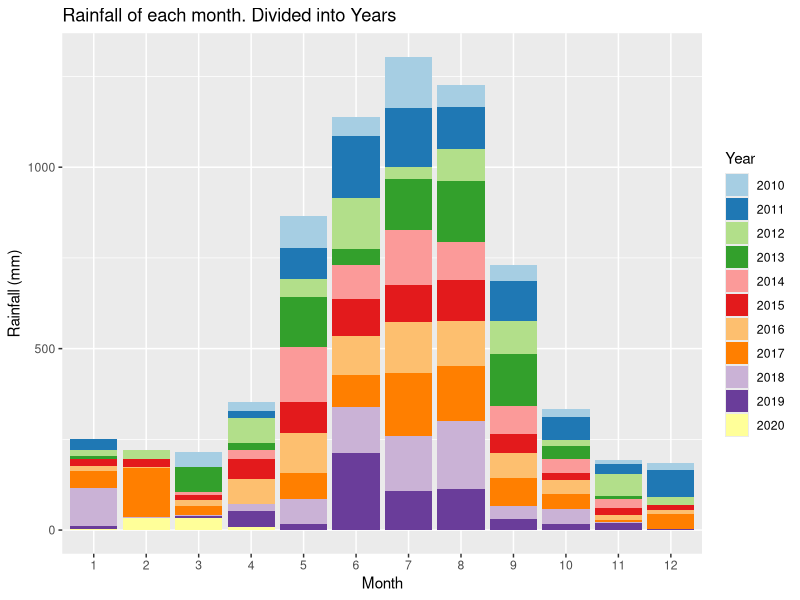
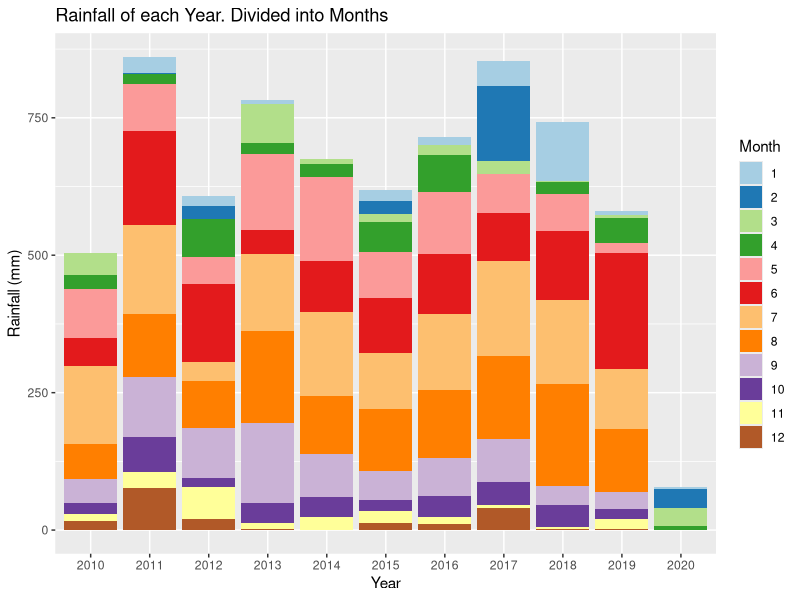
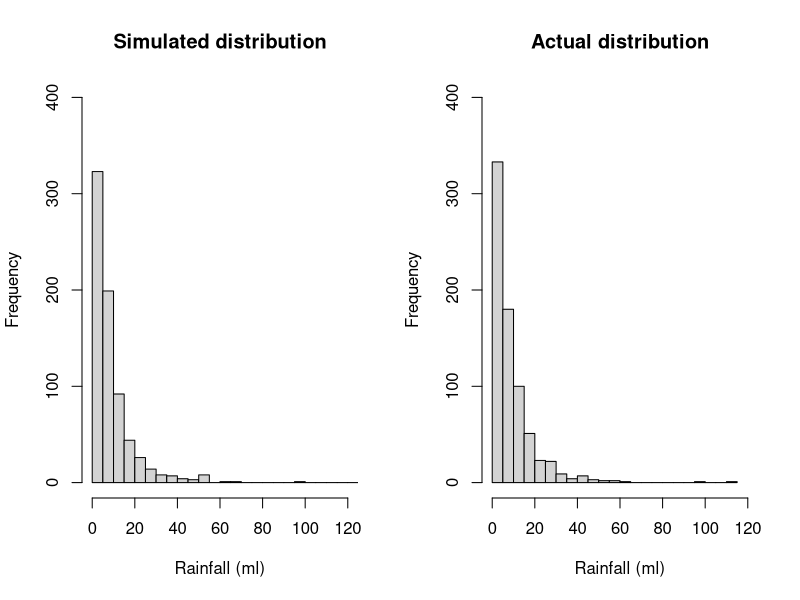
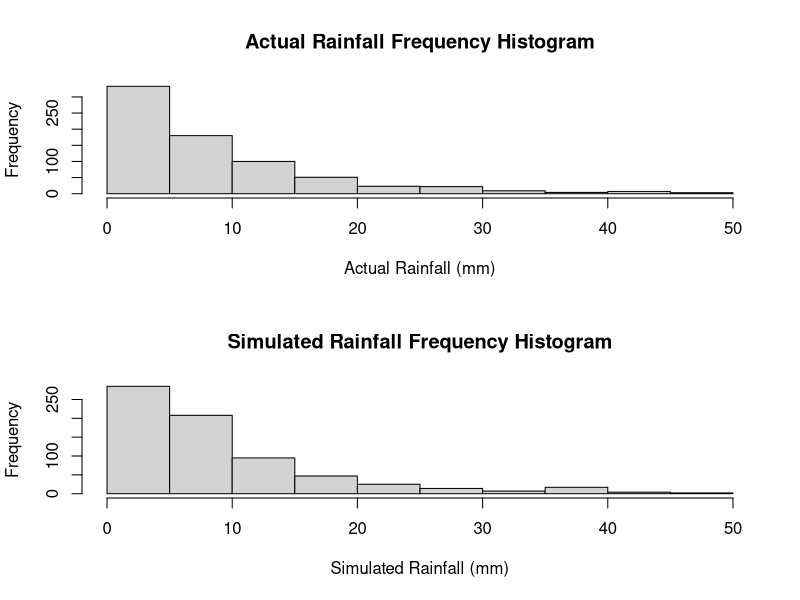
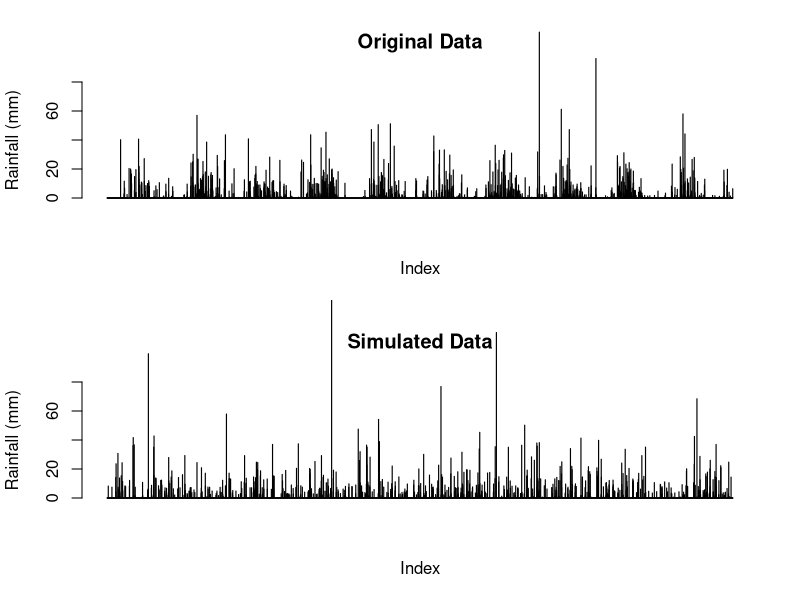
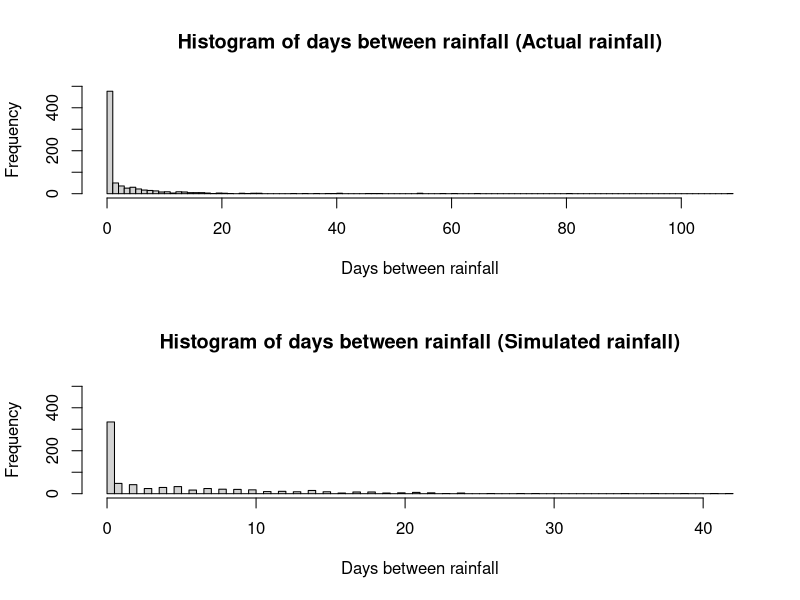
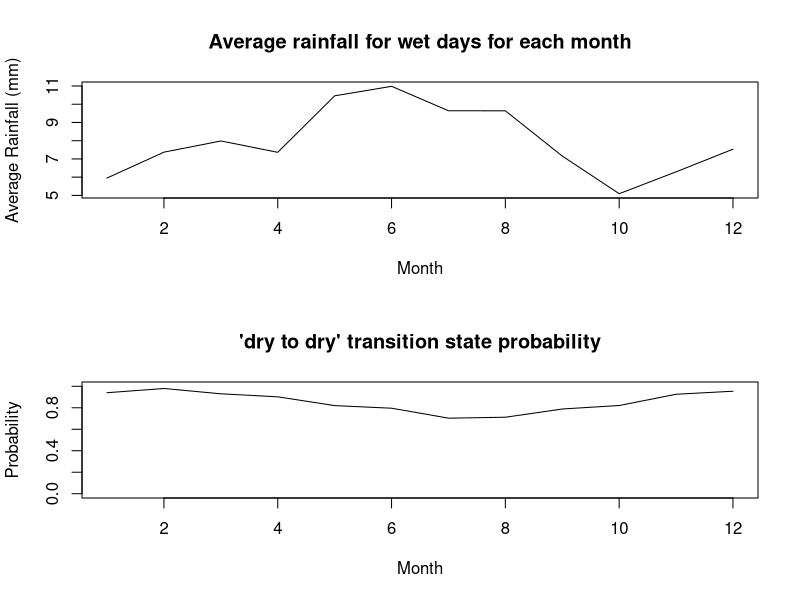
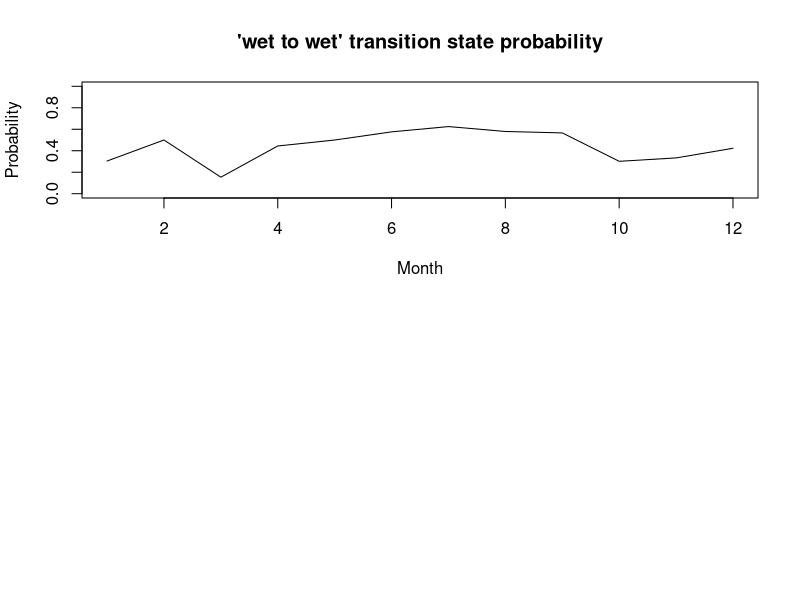

Write the R code that produced these figures, in order. (Note: this script raises an error after producing the figures.)
## ---- chunk 1
knitr::opts_chunk$set(echo = TRUE)
## ---- chunk 2
# Reading in the data from the csv file
data <-  read.csv("IDCJAC0009_009225_1800_Data.csv")
weather_data <- data
weather_data <- weather_data[which(is.na(weather_data$Rainfall.amount..millimetres.) == FALSE),] # excluding rows with no rainfall record made 
## ---- chunk 3
weather_data$date <- do.call(paste, c(weather_data[c("Day", "Month", "Year")], sep = "-")) # creating a column that contains the date for easy indentification
## ---- chunk 4
# function to categorise day as either 'wet' or 'dry' for the Markov Chain functions
state <- function(x){
  stateList <- c()
  for(ii in 1:length(x)){
    if(x[ii] < 1){
      stateList <- c(stateList, "dry")
    }
    if(x[ii] >= 1){
      stateList <- c(stateList, "wet")
    }
  }
  return(stateList)
}
weather_data$state <- state(weather_data$Rainfall.amount..millimetres.)
## ---- chunk 5
head(weather_data[,c('Rainfall.amount..millimetres.','state')], 10)
## ---- chunk 6
# function establishing Markov Chain transition state. Establishing the relationship between the rainfall of a given day and the day before it.
transitionState <- function(x){
  transitionStateList <- c('') #can't find transition state of first observation
  for(i in 2:length(x)){
    if(x[i] == "dry"){
      if (x[i-1] == "dry"){
        transitionStateList <- c(transitionStateList, "DryToDry")
      }
      else {
        transitionStateList <- c(transitionStateList, "WetToDry")
      }
    }
    if(x[i] == "wet"){
      if (x[i-1] == "dry"){
        transitionStateList <- c(transitionStateList, "DryToWet")
      }
      else {
        transitionStateList <- c(transitionStateList, "WetToWet")
      }
    }
  }
  return(transitionStateList)
}
weather_data$transitionState <- transitionState(weather_data$state)
## ---- chunk 7
head(weather_data[,c('Rainfall.amount..millimetres.','state', 'transitionState')], 10)
## ---- chunk 8
train_data <- subset(weather_data, Year >= 2010) # only look at the most recent, relevant data.
library(ggplot2)
library(RColorBrewer)

# explorative plots investigating the distribution of rainfall across months and years

# Plotting the rainfall data (grouped by years and months)
# Distribution of rainfall by month (segmented by year)
ggplot(train_data, aes(x = factor(Month), y = Rainfall.amount..millimetres., fill = factor(Year))) + 
  geom_bar(stat = "identity") + 
  scale_fill_brewer(palette = "Paired") + 
  xlab("Month")+
  ylab("Rainfall (mm)")+
  labs(fill = "Year")+
  ggtitle("Rainfall of each month. Divided into Years")
# There does appear to be a rough distribution of rainfall by month. Most years May, June, July, August, and September (month 5-9) have the most rain. There are outliers

ggplot(train_data, aes(x = factor(Year), y = Rainfall.amount..millimetres., fill = factor(Month))) + 
  geom_bar(stat = "identity") + 
  scale_fill_brewer(palette = "Paired") + 
  xlab("Year")+
  ylab("Rainfall (mm)")+
  labs(fill = "Month")+
  ggtitle("Rainfall of each Year. Divided into Months")
# There does not appear to be any obvious pattern in the rainfall across the 10 years (note. 2020 only contains 4 months of data, hence the low rainfall). The average looks to be around 650-700 mm. 
## ---- chunk 9
table(train_data$Month, train_data$Year) # only four months of data in 2020
## ---- chunk 10
#Calculating transition state probabilities, in general (no respect to month or season)
weatherTable <- table(train_data$transitionState)
weatherTable

probWetToWet = weatherTable['WetToWet'] / (weatherTable['WetToWet'] + weatherTable['WetToDry'])
probWetToWet

probDryToDry = weatherTable['DryToDry'] / (weatherTable['DryToDry'] + weatherTable['DryToWet'])
probDryToDry
## ---- chunk 11
#Basic generator (No seasonal variation)

#calculated above
generateRainfallBasic <- function(genLength){
  currentState = "dry" # Years start with very little rain, so more likely to start dry
  rainAmountList <- c()
  for (i3 in 1:genLength){
    if (currentState == "dry"){
      if (runif(1) < probDryToDry){
        currentState = "dry"
      }
      else{
        currentState = "wet"
      }
    }
    else if (currentState == "wet"){
      if (runif(1) < probWetToWet){
        currentState = "wet"
      }
      else{
        currentState = "dry"
      }
    }
    #generating amount of rainfall if state is wet, else 0
    if (currentState == "wet"){
      rainAmount <- 5.66*exp(rnorm(1))
      rainAmountList <- c(rainAmountList, rainAmount)
    }
    else{
      rainAmountList <- c(rainAmountList, 0)
    }
  }
  return(rainAmountList)
}
## ---- chunk 12
#comparing log-normal against actual data, veeerryyyy close fit, will use log-normal for rainfall sim
par(mfrow=c(1,2))
p1 <- 5.66*exp(rnorm(732))
hist(p1, breaks = 30, xlim = c(0,120), ylim = c(0,400), main = "Simulated distribution", xlab = "Rainfall (ml)")

p2 <- train_data$Rainfall.amount..millimetres.[train_data$Rainfall.amount..millimetres.>1]
hist(p2, breaks = 30, xlim = c(0,120), ylim = c(0,400), main = "Actual distribution", xlab = "Rainfall (ml)")

mean(p1)
mean(p2)
## ---- chunk 13
#Basic generator tests
testRainfall = generateRainfallBasic(3761)

par(mfrow=c(2,1))
hist(train_data$Rainfall.amount..millimetres.[train_data$Rainfall.amount..millimetres.>1 & train_data$Rainfall.amount..millimetres.<50], xlab = "Actual Rainfall (mm)", main = "Actual Rainfall Frequency Histogram")
hist(testRainfall[testRainfall > 1 & testRainfall <50], xlab = "Simulated Rainfall (mm)", main = "Simulated Rainfall Frequency Histogram")

par(mfrow=c(2,1))
barplot(train_data$Rainfall.amount..millimetres., ylim = c(0,80), main = "Original Data", ylab = "Rainfall (mm)", xlab = "Index")
barplot(testRainfall, ylim = c(0,80), main = "Simulated Data", ylab = "Rainfall (mm)", xlab = "Index")
## ---- chunk 14
daysBetweenRain <- function(input){
  returnList <- c()
  currentLength <- 0
  for (i in input){
    if (i<1){
      currentLength <- currentLength + 1
    }
    else{
      returnList <- c(returnList, currentLength)
      currentLength <- 0
    }
  }
  return(returnList)
  }
## ---- chunk 15
hist(daysBetweenRain(train_data$Rainfall.amount..millimetres.)[train_data$Rainfall.amount..millimetres.>-1], main = "Histogram of days between rainfall (Actual rainfall)", breaks = 100, xlab = "Days between rainfall", ylim = c(0,500))
hist(daysBetweenRain(testRainfall)[daysBetweenRain(testRainfall)>-1], main = "Histogram of days between rainfall (Simulated rainfall)", breaks = 100, xlab = "Days between rainfall", ylim = c(0,500))
## ---- chunk 16
#Calculates the transition probabilities for each month
probTransStatesMonth <- function(input_data){
  transitonStatesMonthsFrame <- data.frame(list(rep(0, 12), list(rep(0, 12), list(rep(0,    12), list(rep(0, 12)))))) #Initialises 12x4 frame filled with zeroes (4 columns for each transition state, 12 rows for each month)
  names(transitonStatesMonthsFrame) <- c('DryToDry', 'DryToWet', 'WetToDry', 'WetToWet')

  #Makes the dataframe with the count of each transition state with each month
  for (i4 in 1:dim(input_data)[1]){
    tempTransitionState <- input_data[i4, 'transitionState']
    tempMonth <- input_data[i4, 'Month'] 
    transitonStatesMonthsFrame[tempMonth, tempTransitionState] <- transitonStatesMonthsFrame[tempMonth, tempTransitionState]+1 # increase count of tempTransitionState for month tempMonth by 1
  }

  #Calculates the transition state probabilities for each month in the data frame
  probTransitonStatesMonthsFrame <- transitonStatesMonthsFrame
  for (i in 1:dim(transitonStatesMonthsFrame)[1]){
  
    probTransitonStatesMonthsFrame[i, 'DryToDry'] <- transitonStatesMonthsFrame[i, 'DryToDry'] / (transitonStatesMonthsFrame[i, 'DryToDry'] + transitonStatesMonthsFrame[i, 'DryToWet'])
  
    probTransitonStatesMonthsFrame[i, 'DryToWet'] <- transitonStatesMonthsFrame[i, 'DryToWet'] / (transitonStatesMonthsFrame[i, 'DryToDry'] + transitonStatesMonthsFrame[i, 'DryToWet'])
    
    probTransitonStatesMonthsFrame[i, 'WetToDry'] <- transitonStatesMonthsFrame[i, 'WetToDry'] / (transitonStatesMonthsFrame[i, 'WetToDry'] + transitonStatesMonthsFrame[i, 'WetToWet'])
    probTransitonStatesMonthsFrame[i, 'WetToWet'] <- transitonStatesMonthsFrame[i, 'WetToWet'] / (transitonStatesMonthsFrame[i, 'WetToDry'] + transitonStatesMonthsFrame[i, 'WetToWet'])
    # this data frame 'probTransitionStatesMonthsFrame' will be called directly in the generator, so must be called as such when exported
  }
  return(probTransitonStatesMonthsFrame)
}
## ---- chunk 17
probTransitonStatesMonthsFrame <- probTransStatesMonth(train_data)
head(probTransitonStatesMonthsFrame, 10)
## ---- chunk 18
#testing average rainfall when its rains in each month, and for wettowet vs drytowet transitions.
test_w2w <- train_data$Rainfall.amount..millimetres.[train_data$transitionState == "WetToWet"]
test_d2w <- train_data$Rainfall.amount..millimetres.[train_data$transitionState == "DryToWet"]
mean(test_w2w)
mean(test_d2w)
wilcox.test(test_d2w, test_w2w)
#since resulting wilcox test p-value is 0.85, we conclude that theres no difference in rainfall depending on the transition state, and do not need to include it in our model.

test_rainfallPerMonth <- train_data[train_data$state == "wet",c(4,6)]
kruskal.test(Rainfall.amount..millimetres. ~ Month, data = test_rainfallPerMonth)
#p-val = 0.00016, therefore difference between average rainfall for each month

## ---- chunk 19
#calculating the mean rainfall when it rains for each month, to change how much it rains according to the generator later on. Limited to less than 60 mls as the dataset is not large enough for large rainfall amounts (such as 114ml in feburary) to not throw the mean off.
rainMonthData <- c()
for (i in 1:12){
  temp<- train_data$Rainfall.amount..millimetres.[train_data$state == "wet" & train_data$Month == i & train_data$Rainfall.amount..millimetres. < 60]
  rainMonthData <- c(rainMonthData, list(temp))
  rm(temp)
}

rainfallAvgMonth <- sapply(rainMonthData, mean)

## ---- chunk 20
plot(c(1:12), rainfallAvgMonth, type = "l", xlab = "Month", ylab = "Average Rainfall (mm)", main = "Average rainfall for wet days for each month")
## ---- chunk 21
#How the transition state probabilities vary for each month
plot(probTransitonStatesMonthsFrame$DryToDry, ylim = c(0,1), xlab = "Month", main = "'dry to dry' transition state probability", type = 'l', ylab = "Probability")
plot(probTransitonStatesMonthsFrame$WetToWet, ylim = c(0,1), xlab = "Month", main = "'wet to wet' transition state probability", type = 'l', ylab = "Probability")
## ---- chunk 22
#Weather generator accounting  for seasonal variation of transition states or something i hope
#This is just a regular version of basic generator it's mostly the same in fact if i forget to even do this it is the same

generateRainfallSeasonal <- function(input){
  # input must be weather_data or a subset of weather_data
  currentState = "dry" #can make this into a random choice later
  rainAmountList <- c()
  for (i5 in 1:dim(input)[1]){
    if (currentState == "dry"){
      if (runif(1) < probTransitonStatesMonthsFrame[input[i5, 'Month'], 'DryToDry']){ #now inputs depending on the month of input
        currentState = "dry"
      }
      else{
        currentState = "wet"
      }
    }
    else if (currentState == "wet"){
      if (runif(1) < probTransitonStatesMonthsFrame[input[i5, 'Month'], 'WetToWet']){
        currentState = "wet"
      }
      else{
        currentState = "dry"
      }
    }                                   
    #generating amount of rainfall if state is wet, else 0
    if (currentState == "wet"){
      #rainAmount <- 5.66*exp(rnorm(1)) #now log-normal dist, 5 used because is close to mean of weather_data's / the mean of what exp(rnorm(1)) is by default /// Old Version 
      rainAmount <- rainfallAvgMonth[input[i5, 'Month']]*exp(rnorm(1))/1.648 
      #average of exp(rnorm(1)) is ~1.648, so we divide by that so the average of each month will just be the actual average calculated from rainfallAvgMonth.
      rainAmountList <- c(rainAmountList, rainAmount)
    }
    else{
      rainAmountList <- c(rainAmountList, 0)
    }
  }
  return(rainAmountList)
}
## ---- chunk 23
#testing code for seasonal generator
inputSeasonalRainfall <- dplyr::select(train_data, 'Year', 'Month', 'Day') #using existing train data's dates to input to function, instead of putting in just how many to generate
testSeasonalRainfall = generateRainfallSeasonal(inputSeasonalRainfall)
## ---- chunk 24
plot_seasonal_data <- function(training_data_input,seasoned_data_rainfall){
  par(mfrow=c(2,1))
  barplot(training_data_input$Rainfall.amount..millimetres., ylim = c(0,80), main = "Original Data", ylab = "Rainfall (mm)", xlab = "Index")
  barplot(seasoned_data_rainfall, ylim = c(0,80), main = "Simulated Data - seasonal", ylab = "Rainfall (mm)", xlab = "Index")
}
plot_seasonal_data(train_data,testSeasonalRainfall)
## ---- chunk 25
hist(daysBetweenRain(train_data$Rainfall.amount..millimetres.)[train_data$Rainfall.amount..millimetres.>-1], main = "Histogram of days between rainfall (Actual rainfall)", breaks = 100, xlab = "Days between rainfall", ylim = c(0,500))
hist(daysBetweenRain(testSeasonalRainfall)[daysBetweenRain(testSeasonalRainfall)>-1], main = "Histogram of days between rainfall (Simulated rainfall)", breaks = 100, xlab = "Days between rainfall", ylim = c(0,500))
## ---- chunk 26
wilcox.test(daysBetweenRain(testSeasonalRainfall), daysBetweenRain(train_data$Rainfall.amount..millimetres.))
mean(daysBetweenRain(testSeasonalRainfall)); mean(daysBetweenRain(train_data$Rainfall.amount..millimetres.))
sd(daysBetweenRain(testSeasonalRainfall)); sd(daysBetweenRain(train_data$Rainfall.amount..millimetres.))
## ---- chunk 27
#comparing log-normal against actual data, veeerryyyy close fit, will use log-normal for rainfall sim
p1 <- 5.66*exp(rnorm(732))
p1 <- p1[p1>1]
hist(p1, breaks = 30, xlim = c(0,120), ylim = c(0,400), main = "Simulated distribution")

p2 <- train_data$Rainfall.amount..millimetres.[train_data$Rainfall.amount..millimetres.>1]
hist(p2, breaks = 30, xlim = c(0,120), ylim = c(0,400), main = "actual distribution")
## ---- chunk 28
set.seed(100345)
sampID <- sample.int(nrow(train_data), size = 0.8*nrow(train_data), replace = FALSE)
train_data <- train_data[sampID,] # 80% of data for training
test_data <- train_data[-sampID,] # 20% for testing
## ---- chunk 29
probTransitonStatesMonthsFrame <- probTransStatesMonth(train_data) # retraining seasonal generator probTransitionStatesMonthsFrame with new training data (now only 80% of the original train_data)
# calucating the new average rainfall for each month
rainMonthData <- c()
for (i in 1:12){
  temp<- train_data$Rainfall.amount..millimetres.[train_data$state == "wet" & train_data$Month == i & train_data$Rainfall.amount..millimetres. < 60]
  rainMonthData <- c(rainMonthData, list(temp))
  rm(temp)
}
rainfallAvgMonth <- sapply(rainMonthData, mean)
## ---- chunk 30
#generates a simulation with the same number of observations as test_data (20% of the total data)
testSeasonalRainfall20 = generateRainfallSeasonal(test_data) 
## ---- chunk 31
par(mfrow = c(2, 1))
barplot(testSeasonalRainfall20, ylab = "Rainfall (mm)", xlab = "index", main = "Simulated data")
barplot(test_data$Rainfall.amount..millimetres., ylab = "Rainfall (mm)", xlab  = "index", main = "Actual data")
## ---- chunk 32
# Wilcoxon signed rank test
WT <- wilcox.test(testSeasonalRainfall20, test_data$Rainfall.amount..millimetres., paired=T)
print("Wilcoxon rank sum p-value")
WT$p.value
# paired student t test
TT <- t.test(testSeasonalRainfall20, test_data$Rainfall.amount..millimetres., paired=T)
print("t-test p-value")
TT$p.value
## ---- chunk 33
train_data <- subset(weather_data, Year >= 2010)
train10_data <- subset(weather_data, Year >= 2009 & Year < 2019)
data_2019 <- subset(weather_data, Year == 2019)
## ---- chunk 34
probTransitonStatesMonthsFrame <- probTransStatesMonth(train10_data) # retraining seasonal generator probTransitionStatesMonthsFrame with train10_data
set.seed(10356)
monthList <- subset(weather_data, Year == 2019) # a year that isn't a leap year to get the month list, as generation algorithm only requires months
monthList <- monthList['Month']
testSeasonalRainfall10 <- generateRainfallSeasonal(monthList)
## ---- chunk 35
#compare generated year against 2019
par(mfrow = c(2,1))
barplot(testSeasonalRainfall10, xlab = "Index", ylab = "Rainfall (mm)", main = "Simulated Rainfall")
barplot(data_2019$Rainfall.amount..millimetres., xlab = "Index", ylab = "Rainfall (mm)", main = "2019 Rainfall")
## ---- chunk 36
# check other years for comparison
par(mfrow = c(3,2))
barplot(testSeasonalRainfall10, xlab = "Index", ylab = "Rainfall (mm)", main = "Simulated Rainfall")
year <- subset(weather_data, Year == 2015)
barplot(year$Rainfall.amount..millimetres., xlab = "Index", ylab = "Rainfall (mm)", main = "2015 Rainfall")
year <- subset(weather_data, Year == 2008)
barplot(year$Rainfall.amount..millimetres., xlab = "Index", ylab = "Rainfall (mm)", main = "2008 Rainfall")
year <- subset(weather_data, Year == 2015)
barplot(year$Rainfall.amount..millimetres., xlab = "Index", ylab = "Rainfall (mm)", main = "2017 Rainfall")
year <- subset(weather_data, Year == 2007)
barplot(year$Rainfall.amount..millimetres., xlab = "Index", ylab = "Rainfall (mm)", main = "2007 Rainfall")
year <- subset(weather_data, Year == 2013)
barplot(year$Rainfall.amount..millimetres., xlab = "Index", ylab = "Rainfall (mm)", main = "2013 Rainfall")
rm(year)
## ---- chunk 37
# Creates a graph of difference in rainfall for years, weeks, months, years to see if there are any potential patterns.
# Creates a list of the weekly rainfall
RainfallWeekly <- data.frame("Rainfall (mm)", "Week")
colnames(RainfallWeekly) <- c("Rainfall (mm)", "Week")
RainfallWeekly$`Rainfall (mm)` <- as.numeric(RainfallWeekly$`Rainfall (mm)`)
RainfallWeekly$Week <- as.numeric(RainfallWeekly$Week)
week = 1
weekRain = 0
for(ii in c(1: nrow(weather_data))){
  weekRain = weekRain + weather_data[ii, 6] # rainfall amount for that row
  
  if(ii%%7 == 0){ # every 7th row
    RainfallWeekly[(ii/7), 1] <- weekRain # 1 row of RainfallWeekly created every 7 rows (1 weeks) - inserting rainfall total for that week
    RainfallWeekly[(ii/7), 2] <- week
    week = week + 1
    weekRain = 0 # clear total rainfall to prepare for next week
  }
}
## ---- chunk 38
RainfallWeeklyDiff <- data.frame(c(1:(nrow(RainfallWeekly)-1)), c(1:(nrow(RainfallWeekly)-1))) # data frame with two columns, one less row than RainfallWeekly
colnames(RainfallWeeklyDiff) <- c("Rainfall diff (mm)", "Week")
RainfallWeeklyDiff$`Rainfall diff (mm)` <- diff(RainfallWeekly$`Rainfall (mm)`) # change in weeks
## ---- chunk 39
# plot first 700 weeks first against the difference in rainfall, and then the rainfall per week
par(mfrow = c(4,1))
plot(RainfallWeeklyDiff[c(1:350), 2], RainfallWeeklyDiff[c(1:350), 1], xlab = "week", ylab = "change in rainfall (mm)", cex = 2, type = "b", main = "Difference in rainfall (mm) by week")
plot(RainfallWeekly[c(1:350), 2], RainfallWeekly[c(1:350), 1], xlab = "week", ylab = "rainfall (mm)", type = "l", main = "Rainfall (mm) by week")
plot(RainfallWeeklyDiff[c(351:700), 2], RainfallWeeklyDiff[c(351:700), 1], xlab = "week", ylab = "change in rainfall (mm)", cex = 2, type = "b", main = "Difference in rainfall (mm) by week")
plot(RainfallWeekly[c(351:700), 2], RainfallWeekly[c(351:700), 1], xlab = "week", ylab = "rainfall (mm)", type = "l", main = "Rainfall (mm) by week")
## ---- chunk 40
# might remove this, already show first 700 weeks

# plot second 700 weeks first against the difference in rainfall, and then the rainfall per week
par(mfrow = c(4,1))
plot(RainfallWeeklyDiff[c(701:1050), 2], RainfallWeeklyDiff[c(701:1050), 1], xlab = "week", ylab = "change in rainfall (mm)", cex = 2, type = "b")
plot(RainfallWeekly[c(701:1050), 2], RainfallWeekly[c(701:1050), 1], xlab = "week", ylab = "rainfall (mm)", type = "l")
plot(RainfallWeeklyDiff[c(1051:1414), 2], RainfallWeeklyDiff[c(1051:1414), 1], xlab = "week", ylab = "change in rainfall (mm)", cex = 2, type = "b")
plot(RainfallWeekly[c(1051:1414), 2], RainfallWeekly[c(1051:1414), 1], xlab = "week", ylab = "rainfall (mm)", type = "l")
## ---- chunk 41
rainSort_2019 <- data_2019$Rainfall.amount..millimetres.
# qqplot before removing 'dry' days
par(mfrow=c(1,2))
qqnorm(rainSort_2019, pch = 1, frame = F, main = "Normal Q-Q Plot of Rainfall 2019 (including dry days)")
qqline(rainSort_2019, col = "red", lwd = 2)
rainSort_2019 <- rainSort_2019[which(rainSort_2019 != 0)]
# qqplot after removing 'dry' days
qqnorm(rainSort_2019, pch = 1, frame = F, main = "Normal Q-Q Plot of Rainfall 2019 (excluding dry days)")
qqline(rainSort_2019, col = "red", lwd = 2)

# data is not normally distributed
rm(rainSort_2019)
## ---- chunk 42
# Function that returns the sum of ranks of difference (w+ and w-) that are part of the Wilcoxon signed rank calculations
returnRanks <- function(simulated, actual){
  diffs <- (simulated - actual)
  diffs <- diffs[diffs != 0]
  posDifs <- which(diffs > 0)
  negDiffs <- which(diffs < 0)
  rank <- rank(abs(diffs))
  rankPosDiff <- sum(rank[posDifs])
  rankNegDiff <- sum(rank[negDiffs]) 
  return(c(rankPosDiff, rankNegDiff))
}

## ---- chunk 43
wilcox <- function(seed, year){
  set.seed(seed)
  rainYear <- subset(weather_data, Year == year) # a year that isn't a leap year to get the month list, as generation algorithm only requires months
  monthList <- rainYear['Month']
  simRainfall <- generateRainfallSeasonal(monthList)

  # test of testSeasonalRainfall10 against 2019 rainfall (testSeasonalRainfall10 was simulation of 2019 rainfall)
  print(wilcox.test(rainYear$Rainfall.amount..millimetres., simRainfall, paired = T, alternative = "t", conf.int = T, conf.level = 0.95))
  WP <- wilcox.test(rainYear$Rainfall.amount..millimetres., simRainfall, paired = T, alternative = "t", conf.int = T, conf.level = 0.95)
  cat("P-value is",WP$p.value,"\n")

  # manual calculation of Wilcoxon signed rank values 

  sumRanks <- returnRanks(simRainfall, rainYear$Rainfall.amount..millimetres.)
  cat(sumRanks[1], "is the sum of the ranks of the positive differences","\n")
  cat(sumRanks[2], "is the sum of the ranks of the negative differences","\n")

  par(mfrow = c(2,1))
 barplot(simRainfall, xlab = "Index", ylab = "Rainfall (mm)", main = "Simulated Rainfall")
 barplot(rainYear$Rainfall.amount..millimetres., xlab = "Index", ylab = "Rainfall (mm)",  main = "Actual Rainfall")
}
wilcox(40565, 2019)
## ---- chunk 44
wilcox(12345, 2019)
wilcox(347876, 2019)
wilcox(3456789, 2019)
## ---- chunk 45
# looking at the four total simulations created, there is generally no significant different between the simulated rainfall and the actual rainfall. 
# However looking at rankPosDiff and rankNegDiff calculated for each (the sum of the ranks of the positive and negative differences between the simulated and actual data respectively), the simulated rainfall was consistently larger than the actual data 
# The reason for this is likely because 2019 had a very small amount of rainfall compared to the rest of the years.
sum(train10_data$Rainfall.amount..millimetres.)/10 #/10 to get average of 10 years of rain data
sum(rain2019$Rainfall.amount..millimetres.)
## ---- chunk 46
median(simRainfall2019)
median(rain2019$Rainfall.amount..millimetres.)

# given the number of dry days, it makes sense that the median's would be very similar in the Wilcoxon Signed Rank test
# To perform the Wilcoxon Signed Rank test we remove those dates from testSeasonalRainfall10
# 2019 is a non leap year so February will have 28 days
#October 5th and December 19th are missing, so we remove them
month_result <- which(rain2019$date == "4-10-2019" | rain2019$date=="18-12-2019")
simRainfall2019 <- testSeasonalRainfall10
# Test of testSeasonalRainfall10 against 2019 rainfall (testSeasonalRainfall10 was simulation of 2019 rainfall)
wilcox.test(simRainfall2019, rain2019$Rainfall.amount..millimetres., paired = T, alternative = "t")

# Since the p-value is relatively high, it can be concluded that there is no significant diference between the simulated 2019 data and the actual 2019 data. 
# While the simulation may not be an accurate prediction of 2019 (as seen in the barplots), the simulation was also not logically flawed, as there is not a significant difference between the median of the simulation and the median of the actual.
#Furthermore, a qucik comparison of the medians in the Wilcoxon Signed Rank test shows that (as expected) they are also very similar.
cat("Median of actual and simulated rainfall respectively: ", median(rain2019$Rainfall.amount..millimetres.), median(simRainfall2019))
rm(simRainfall2019)
## ---- chunk 47
# looking at 2013 data (which had a larger than average amount of rain)
rain2013 <- subset(weather_data, Year == 2013)
monthList <- subset(weather_data, Year == 2013) # A year that isn't a leap year to get the month list, as generation algorithm only requires months
monthList <- monthList['Month']
simRainfall2013 <- generateRainfallSeasonal(monthList)
wilcox.test(simRainfall2013, rain2013$Rainfall.amount..millimetres., paired = T, conf.int = T, conf.level = 0.95)

par(mfrow = c(2,1))
barplot(simRainfall2013, xlab = "Index", ylab = "Rainfall (mm)", main = "Simulated Rainfall")
barplot(rain2013$Rainfall.amount..millimetres., xlab = "Index", ylab = "Rainfall (mm)", main = "2013 Rainfall")

diffs <- (simRainfall2013 - rain2013$Rainfall.amount..millimetres.)
diffs <- diffs[diffs != 0]
posDifs <- which(diffs > 0)
negDiffs <- which(diffs < 0)
rank <- rank(abs(diffs))
rankPosDiff <- sum(rank[posDifs])
rankNegDiff <- sum(rank[negDiffs]) 

rankPosDiff
rankNegDiff
mean(diffs)
## ---- chunk 48
# Reading in the data from the csv file for the Sydney Location
data2 <-  read.csv("IDCJAC0009_066062_1800_Data.csv")
weather_data2 <- data
weather_data2 <- weather_data2[which(is.na(weather_data2$Rainfall.amount..millimetres.) == FALSE),] # excluding rows with no rainfall record made
weather_data$date2 <- do.call(paste, c(weather_data[c("Day", "Month", "Year")], sep = "-")) # creating a column that contains the date for easy indentification
train_data2 <- subset(weather_data2, Year >= 2010)
inputSeasonalRainfall2 <- dplyr::select(train_data2, 'Year', 'Month', 'Day')
testSeasonalRainfall2 = generateRainfallSeasonal(inputSeasonalRainfall2)
plot_seasonal_data(train_data2,testSeasonalRainfall2)
